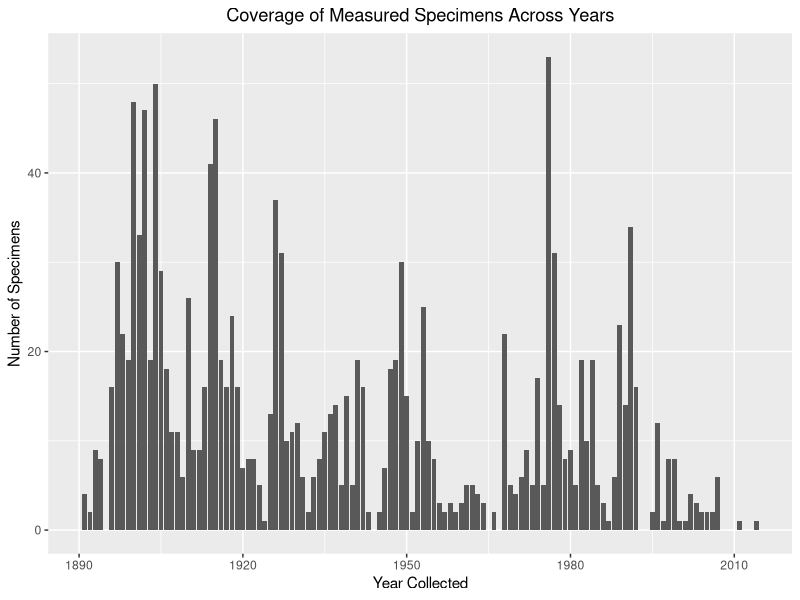
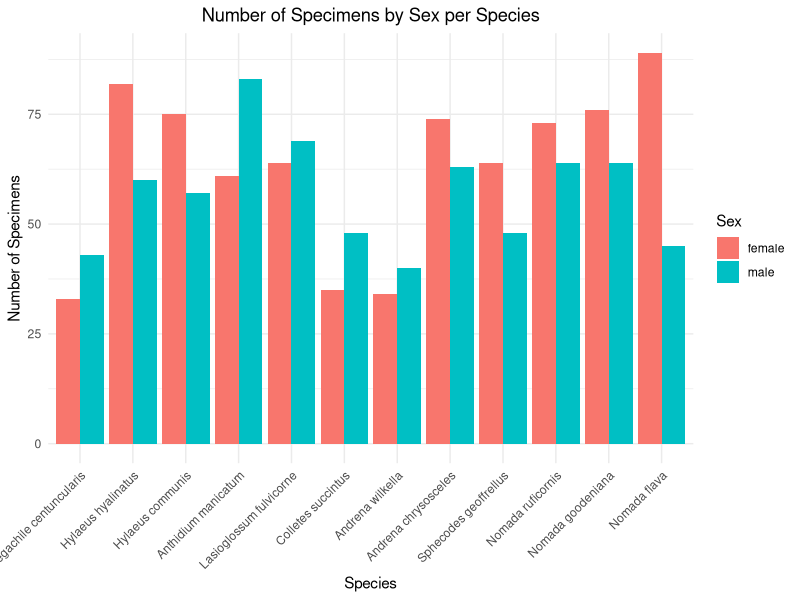
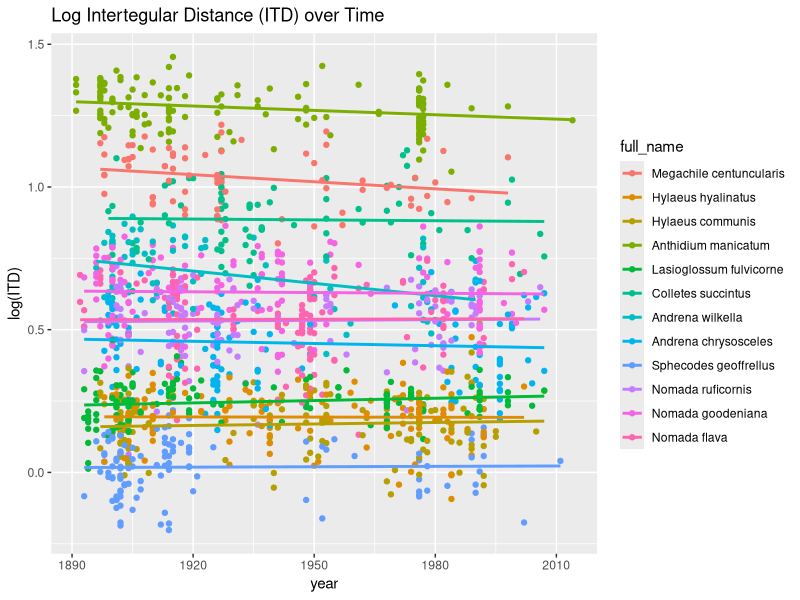
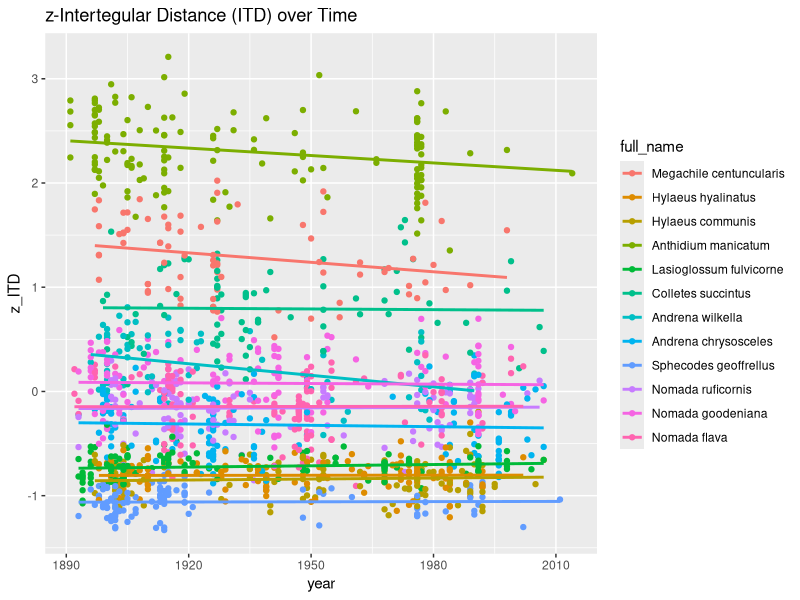

Write R code to recreate these figures, in order. (Note: this script raises an error after producing the figures.)

library(ggplot2)
library(dplyr)


# Read in the dataset

bees_explore <- read.csv("Data/14_04_26_bees_temps_5km.csv")


# Shorten measurement names
bees_explore <- bees_explore %>%
  rename(
    HW = HW_mm,
    ITD = intertegular_distance_mm,
    FW = FW_length_mm,
    tibia = tibia_length_mm
  )


# Set species order so they are organised by ecology and consistent across plots
species_order <- c(
  "Megachile centuncularis",
  "Hylaeus hyalinatus",
  "Hylaeus communis",
  "Anthidium manicatum",
  "Lasioglossum fulvicorne",
  "Colletes succintus",
  "Andrena wilkella",
  "Andrena chrysosceles",
  "Sphecodes geoffrellus",
  "Nomada ruficornis",
  "Nomada goodeniana",
  "Nomada flava"
)
bees_explore$full_name <- factor(bees_explore$full_name, levels = species_order)

# Plot the number of bee specimens measured from each year

ggplot(bees_explore, aes(x = year)) +
  geom_bar() +
  ggtitle("Coverage of Measured Specimens Across Years") +
  theme(plot.title = element_text(hjust = 0.5)) +
  xlab("Year Collected") +
  ylab("Number of Specimens")


# Plot the number of specimens of each sex for each species
ggplot(bees_explore, aes(x = full_name, fill = sex)) +
  geom_bar(position = "dodge") +
  labs(
    title = "Number of Specimens by Sex per Species",
    x = "Species",
    y = "Number of Specimens",
    fill = "Sex"
  ) +
  theme_minimal() +
  theme(
    plot.title = element_text(hjust = 0.5),
    axis.text.x = element_text(angle = 45, hjust = 1)
  )

# Visualise the data with each measurement over time


# All species together but log transformed
ggplot(bees_explore, aes(x = year, y = log(ITD), color = full_name))+
  geom_point() +
  geom_smooth(method = "lm", se = FALSE) +
  ggtitle("Log Intertegular Distance (ITD) over Time") 

# z-transformed
bees_explore$z_ITD <- scale(bees_explore$ITD)

ggplot(bees_explore, aes(x = year, y = z_ITD, color = full_name))+
  geom_point() +
  geom_smooth(method = "lm", se = FALSE) +
  ggtitle("z-Intertegular Distance (ITD) over Time") 








----------------

bees_explore <- bees_explore %>%
  group_by(full_name) %>%
  mutate(log_ITD_centered = log(ITD) - mean(log(ITD), na.rm = TRUE)) %>%
  ungroup()

ggplot(bees_explore, aes(x = year, y = log_ITD_centered, color = full_name)) +
  geom_point() +
  geom_smooth(method = "lm", se = FALSE)

----

library(dplyr)

bees_explore <- bees_explore %>%
  mutate(log_ITD = log(ITD)) %>%
  group_by(full_name) %>%
  mutate(log_ITD_centered = log_ITD - mean(log_ITD, na.rm = TRUE)) %>%
  ungroup()

library(ggplot2)

ggplot(bees_explore, aes(x = year, y = log_ITD_centered, color = full_name)) +
  geom_point(alpha = 0.6) +
  geom_smooth(method = "lm", se = FALSE) +
  labs(
    title = "Change in Body Size (ITD) Over Time (Centred Within Species)",
    y = "Centered log(ITD)",
    x = "Year"
  ) +
  theme_minimal()

------------


# Starting with intertegular distance (ITD)

ggplot(bees_explore, aes(x = year, y = intertegular_distance_mm, color = full_name)) +
  geom_point() +
  geom_smooth(method = "lm", se = FALSE) +
  ggtitle("Intertegular Distance (ITD) over Time by Species") +
  theme(plot.title = element_text(hjust = 0.5)) +
  xlab("Year Collected") +
  ylab("Intertegular Distance (mm)") +
  labs(color = "Species")



# Then head width (HW)

ggplot(bees_explore, aes(x = year, y = HW_mm, color = full_name)) +
  geom_point() +
  geom_smooth(method = "lm", se = FALSE) +
  ggtitle("Head Width (HW) over Time by Species") +
  theme(plot.title = element_text(hjust = 0.5)) +
  xlab("Year Collected") +
  ylab("Head Width (mm)") +
  labs(color = "Species")


# Then forewing (FW) length

ggplot(bees_explore, aes(x = year, y = FW_length_mm, color = full_name)) +
  geom_point() +
  geom_smooth(method = "lm", se = FALSE) +
  ggtitle("Forewing Length over Time by Species") +
  theme(plot.title = element_text(hjust = 0.5)) +
  xlab("Year Collected") +
  ylab("Forewing Length (mm)") +
  labs(color = "Species")


# And Tibia length

ggplot(bees_explore, aes(x = year, y = tibia_length_mm, color = full_name)) +
  geom_point() +
  geom_smooth(method = "lm", se = FALSE) +
  ggtitle("Tibia Length over Time by Species") +
  theme(plot.title = element_text(hjust = 0.5)) +
  xlab("Year Collected") +
  ylab("Tibia Length (mm)") +
  labs(color = "Species")


# Now plot all 12 species in separate graphs on one plot, and have males and females in different colours with different lines on each plot for each species


library(ggplot2)
library(dplyr)

bees_explore <- read.csv("Data/17_03_26_bees_temps_5km.csv")

# Remove the two records you mentioned
bees_explore <- bees_explore %>%
  filter(label_no != "IGproject0099",
         label_no != "IGproject0232") %>%
  mutate(sex = as.factor(sex),
         full_name = as.factor(full_name))

ggplot(bees_explore, aes(x = year, y = intertegular_distance_mm,
                         color = sex, fill = sex)) +
  geom_point(alpha = 0.7, size = 0.5) +
  geom_smooth(aes(group = sex), method = "lm", se = FALSE, linewidth = 0.8) +
  facet_wrap(~ full_name, ncol = 3) +
  labs(
    title = "Intertegular Distance (ITD) over Time by Species and Sex",
    x = "Year Collected",
    y = "Intertegular Distance (mm)",
    color = "Sex",
    fill = "Sex"
  ) +
  theme_minimal() +
  theme(
    plot.title = element_text(hjust = 0.5),
    legend.position = "bottom"
  )














library(ggplot2)
library(dplyr)
library(tidyr)

bees_explore <- read.csv("Data/17_03_26_bees_temps_5km.csv")

bees_explore <- bees_explore %>%
  filter(label_no != "IGproject0099",
         label_no != "IGproject0232") %>%
  mutate(
    sex = as.factor(sex),
    full_name = as.factor(full_name)
  )

# Put the 4 measurements into one column
bees_long <- bees_explore %>%
  pivot_longer(
    cols = c(intertegular_distance_mm, HW_mm, tibia_length_mm), #, FW_length_mm removed
    names_to = "measurement",
    values_to = "value"
  ) %>%
  mutate(
    measurement = recode(measurement,
                         intertegular_distance_mm = "ITD",
                         HW_mm = "Head width",
                         FW_length_mm = "Forewing length",
                         tibia_length_mm = "Tibia length")
  )

ggplot(bees_long, aes(x = year, y = value, color = sex)) +
  geom_point(alpha = 0.7, size = 0.5) +
  geom_smooth(aes(group = sex), method = "lm", se = FALSE, linewidth = 0.3) +
  facet_grid(full_name ~ measurement, scales = "free_y") +
  labs(
    title = "Bee Measurements Over Time by Species and Sex",
    x = "Year Collected",
    y = "Measurement (mm)",
    color = "Sex"
  ) +
  theme_minimal() +
  theme(
    axis.text.x = element_text(size = 5),
    plot.title = element_text(hjust = 0.5),
    legend.position = "bottom",
    strip.text.y = element_text(angle = 0)
  )



# Without FW









library(ggplot2)
library(dplyr)
library(tidyr)

bees_explore <- read.csv("Data/17_03_26_bees_temps_5km.csv")

bees_explore <- bees_explore %>%
  filter(label_no != "IGproject0099",
         label_no != "IGproject0232") %>%
  mutate(
    sex = as.factor(sex),
    full_name = as.factor(full_name)
  )

bees_long <- bees_explore %>%
  pivot_longer(
    cols = c(intertegular_distance_mm, HW_mm, FW_length_mm, tibia_length_mm),
    names_to = "measurement",
    values_to = "value"
  ) %>%
  mutate(
    measurement = recode(measurement,
                         intertegular_distance_mm = "ITD",
                         HW_mm = "Head width",
                         FW_length_mm = "Forewing length",
                         tibia_length_mm = "Tibia length")
  )

make_ecology_plot <- function(data, ecology_name) {
  ggplot(data %>% filter(ecology == ecology_name),
         aes(x = year, y = value, color = sex)) +
    geom_point(alpha = 0.7) +
    geom_smooth(aes(group = sex), method = "lm", se = FALSE, linewidth = 0.8) +
    facet_grid(full_name ~ measurement, scales = "free_y") +
    labs(
      title = ecology_name,
      x = "Year Collected",
      y = "Measurement (mm)",
      color = "Sex"
    ) +
    theme_minimal() +
    theme(
      plot.title = element_text(hjust = 0.5),
      legend.position = "bottom",
      strip.text.y = element_text(angle = 0)
    )
}

p1 <- make_ecology_plot(bees_long, "cavity nester")
p2 <- make_ecology_plot(bees_long, "excavator")
p3 <- make_ecology_plot(bees_long, "kleptoparasite")

p1
p2
p3
